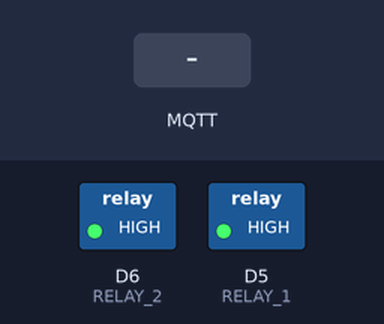
Simulated run of this sketch. Board: ESP8266 (NodeMCU). Shown: switched loads named in the sketch (green lamp = pin HIGH). The test bench sets the inputs (shaded band). WiFi joins after 1.5 s; servers stay silent unless stated; the local clock reads 2024-03-15 10:24:30 at power-on unless the sketch sets it; EEPROM starts erased; no MQTT or app messages arrive unless stated; not simulated (calls return 0 or success): secrets.h; names the files do not define were given values by the test bench: MQTT_PORT = 1883; what the sketch prints to the serial monitor is not drawn.

Above: at 3.2 s.
3.3 s: MQTT message "POWER ON 1" arrives on the first subscribed topic
At 3.7 s:
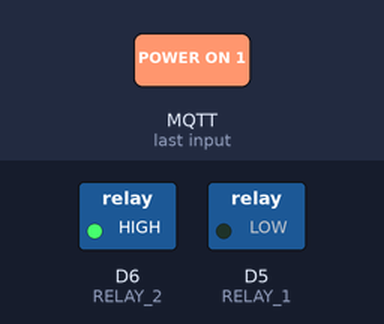
4.8 s: MQTT message "POWER ON 2" arrives on the first subscribed topic
At 6.0 s:
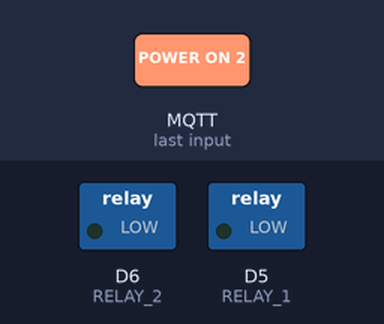
6.3 s: MQTT message "POWER OFF 1" arrives on the first subscribed topic
At 7.2 s:
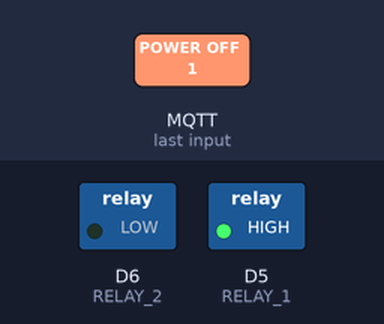
7.8 s: MQTT message "POWER OFF 2" arrives on the first subscribed topic
At 8.4 s:
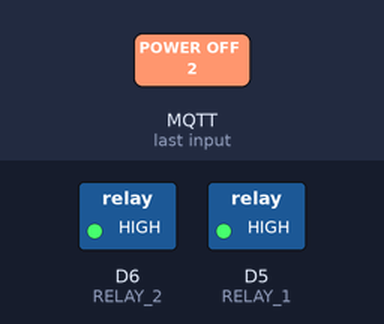
Timing chart, 0 to 10.3 s (numbered marks = the images above; inputs shaded):
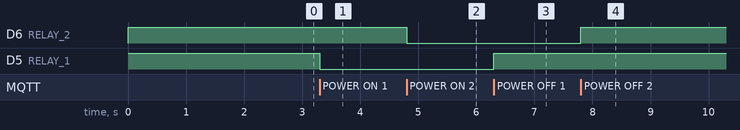

The sketch:

wifi_relay_mqtt.ino
```cpp
/* WiFi STA, web server, Telegram bot and MQTT */

#include <ESP8266WiFi.h>
#include <WiFiClientSecure.h>
#include <PubSubClient.h>
#include <Ticker.h>
#include <time.h>
#include <EEPROM.h>
#include "secrets.h"
#define RELAY_1 D5
#define RELAY_2 D6
#define EEPROM_ADDR 0

volatile bool flag_i = false;
volatile bool flag_ip = false;
bool timer1_on_active = false;
bool timer2_on_active = false;
bool timer1_off_active = false;
bool timer2_off_active = false;
volatile uint32_t clock_sec = 0;
uint32_t timer1_on = 0;
uint32_t timer2_on = 0;
uint32_t timer1_off = 0;
uint32_t timer2_off = 0;
uint32_t timer1_off_target = 0;
uint32_t timer2_off_target = 0;
uint32_t timer1_on_target = 0;
uint32_t timer2_on_target = 0;
volatile uint16_t count = 0;
volatile uint8_t clock_div = 0;
uint8_t t_s = 100;
String IP = "";
Ticker timer;

WiFiClientSecure client_mqtt;
PubSubClient mqtt(client_mqtt);


// --------------------------
// MQTT
// --------------------------
void reconnectMQTT() {
  while (!mqtt.connected()) {
    if (mqtt.connect("NodeMCU_Client", MQTT_USER, MQTT_PASSWORD)) {
      Serial.println("[MQTT] Connected. ✔");
      mqtt.subscribe("esp8266/cmd");
      publishStatus();
    } else {
      Serial.print("[MQTT] Failed to connect. ❌");
      delay(t_s*1000);
    }
  }
}

void publishStatus() {
  String msg = "{";
  msg += "\"relay1\":" +String(digitalRead(RELAY_1) == LOW ? 1 : 0) +",";
  msg += "\"relay2\":" +String(digitalRead(RELAY_2) == LOW ? 1 : 0) +",";
  msg += "\"t1_on\":\""  +formatTime(timer1_on_target)  +"\",";
  msg += "\"t2_on\":\""  +formatTime(timer2_on_target)  +"\",";
  msg += "\"t1_off\":\"" +formatTime(timer1_off_target) +"\",";
  msg += "\"t2_off\":\"" +formatTime(timer2_off_target) +"\"";
  msg += "}";
  mqtt.publish("esp8266/status", msg.c_str());
}

void check_mqtt(char* topic, byte* payload, unsigned int length) {
  String cmd;
  for (unsigned int i=0; i<length; i++) cmd += (char)payload[i];
  handleCommand(cmd);
}

void handleCommand(String cmd) {
  cmd.trim();

  // ====== MAIN CONTROL ======
  if (cmd == "POWER ON 1")  activateRelay1();
  if (cmd == "POWER ON 2")  activateRelay2();
  if (cmd == "POWER OFF 1") disableRelay1();
  if (cmd == "POWER OFF 2") disableRelay2();
  if (cmd == "STATUS") statusRelays();

  // ====== STOP TIMERS ======
  if (cmd == "STOP T1 ON")  stopTimer(timer1_on_active, timer1_on, "Timer 1 ON stopped");
  if (cmd == "STOP T1 OFF") stopTimer(timer1_off_active, timer1_off, "Timer 1 OFF stopped");
  if (cmd == "STOP T2 ON")  stopTimer(timer2_on_active, timer2_on, "Timer 2 ON stopped");
  if (cmd == "STOP T2 OFF") stopTimer(timer2_off_active, timer2_off, "Timer 2 OFF stopped");

  // ====== SET TIMERS ======
  // SET T1 ON 00:00
  if (cmd.startsWith("SET ")) {
    int p1 = cmd.indexOf(' ');
    int p2 = cmd.indexOf(' ', p1+1);
    int p3 = cmd.indexOf(' ', p2+1);

    String timer = cmd.substring(p1+1, p2);   // T1 / T2
    String mode  = cmd.substring(p2+1, p3);   // ON / OFF
    String hm    = cmd.substring(p3+1);       // hh:mm

    uint32_t sec;
    if (!parseHHMM(hm, sec)) return;
    if (timer=="T1" && mode=="ON")  setTimer(timer1_on_active, timer1_on, timer1_on_target, sec, activateRelay1);
    if (timer=="T1" && mode=="OFF") setTimer(timer1_off_active, timer1_off, timer1_off_target, sec, disableRelay1);
    if (timer=="T2" && mode=="ON")  setTimer(timer2_on_active, timer2_on, timer2_on_target, sec, activateRelay2);
    if (timer=="T2" && mode=="OFF") setTimer(timer2_off_active, timer2_off, timer2_off_target, sec, disableRelay2);
  }
  publishStatus();
}


// --------------------------
// Timers
// --------------------------
void setTimer(bool &active, uint32_t &timer_sec, uint32_t &target, uint32_t amount_sec, void (*action)()) {
  timer_sec = amount_sec;
  target    = amount_sec;
  active = true;
  saveTargets();
}

void stopTimer(bool &active, uint32_t &timer_sec, const char* msg) {
  timer_sec = 0;
  active    = false;
  saveTargets();
}

void checkTimer(bool &active, uint32_t &timer_sec, uint32_t &target, void (*action)(), const char* msg) {
  if (!active) return;

  if (clock_sec == target) {
    action();
  }
}

String formatTime(uint32_t target) {
  if (!target) return "--:--";

  uint32_t h = target/3600;
  uint32_t m = (target%3600)/60;

  char buffer[6];
  sprintf(buffer, "%02u:%02u", h, m);
  return String(buffer);
}

bool parseHHMM(const String &s, uint32_t &outSec) {
  if (s.length() != 5) return false;
  if (s.charAt(2) != ':') return false;

  int hh = (s.charAt(0)-'0')*10 +(s.charAt(1)-'0');
  int mm = (s.charAt(3)-'0')*10 +(s.charAt(4)-'0');
  if (hh < 0 || hh > 23 || mm < 0 || mm > 59) return false;

  outSec = hh*3600 + mm*60;
  return true;
}


// --------------------------
// Relays
// --------------------------
void activateRelay1() {
  //if (digitalRead(RELAY_1) == LOW) return;
  digitalWrite(RELAY_1, LOW);
}

void activateRelay2() {
  //if (digitalRead(RELAY_2) == LOW) return;
  digitalWrite(RELAY_2, LOW);
}

void disableRelay1() {
  //if (digitalRead(RELAY_1) == HIGH) return;
  digitalWrite(RELAY_1, HIGH);
}

void disableRelay2() {
  //if (digitalRead(RELAY_2) == HIGH) return;
  digitalWrite(RELAY_2, HIGH);
}

void statusRelays() {
  String msg = "Relay 1 " +String(digitalRead(RELAY_1) == LOW ? "ON" : "OFF") +" | Timer ON at " +formatTime(timer1_on_target) +" | Timer OFF at "+formatTime(timer1_off_target);
  msg     += "\nRelay 2 " +String(digitalRead(RELAY_2) == LOW ? "ON" : "OFF") +" | Timer ON at " +formatTime(timer2_on_target) +" | Timer OFF at "+formatTime(timer2_off_target);
}


// --------------------------
// Clock and EEPROM
// --------------------------
void syncClock() {
  // UTC-3
  configTime(-3*3600, 0, "pool.ntp.org");

  time_t now = time(nullptr);
  while (now < 100000) {
    delay(200);
    now = time(nullptr);
  }

  struct tm*t = localtime(&now);
  clock_sec = t->tm_hour*3600 +t->tm_min*60 +t->tm_sec;
  Serial.println("[Clock] NTP synchronized. ✔");
}

void ICACHE_RAM_ATTR Timer_ISR() {
  flag_i = true;

  clock_div++;
  if (clock_div >= 10){
    clock_div = 0;
    clock_sec ++;
  }
  if(clock_sec >= 86400) clock_sec = 0;
}

void saveTargets() {
  EEPROM.put(0,  timer1_on_target);
  EEPROM.put(4,  timer2_on_target);
  EEPROM.put(8,  timer1_off_target);
  EEPROM.put(12, timer2_off_target);
  EEPROM.put(16, timer1_on_active);
  EEPROM.put(17, timer2_on_active);
  EEPROM.put(18, timer1_off_active);
  EEPROM.put(19, timer2_off_active);
  EEPROM.commit();
}

void loadTargets() {
  EEPROM.get(0,  timer1_on_target);
  EEPROM.get(4,  timer2_on_target);
  EEPROM.get(8,  timer1_off_target);
  EEPROM.get(12, timer2_off_target);
  EEPROM.get(16, timer1_on_active);
  EEPROM.get(17, timer2_on_active);
  EEPROM.get(18, timer1_off_active);
  EEPROM.get(19, timer2_off_active);
}


// --------------------------
// Setup and Main
// --------------------------
void setup() {
  EEPROM.begin(64);
  loadTargets();

  Serial.begin(115200);
  timer.attach_ms(t_s, Timer_ISR);

  pinMode(RELAY_1, OUTPUT);
  pinMode(RELAY_2, OUTPUT);
  digitalWrite(RELAY_1, HIGH);
  digitalWrite(RELAY_2, HIGH);

  // connect to WiFi
  WiFi.begin(HOME_SSID, HOME_PASSWORD);
  WiFi.setAutoReconnect(true);
  while (WiFi.status() != WL_CONNECTED){
    delay(1000);
  }
  Serial.println("[WiFi] Connected. ✔");
  IP = WiFi.localIP().toString();

  // MQTT client secure
  client_mqtt.setInsecure();
  mqtt.setServer(MQTT_HOST, MQTT_PORT);
  mqtt.setCallback(check_mqtt);

  // NTP time
  syncClock();
}

void loop() {
  mqtt.loop();

  if (flag_i) {
    flag_i = false;
    count ++;

    if (!mqtt.connected()) reconnectMQTT();
    if (count >= 5){
      count = 0;
      //Serial.print("[TICK] clock_sec = ");
      //Serial.println(clock_sec);

      // ===== CHECK TIMERS =====
      checkTimer(timer1_off_active, timer1_off, timer1_off_target, disableRelay1, "Timer 1 OFF finished");
      checkTimer(timer2_off_active, timer2_off, timer2_off_target, disableRelay2, "Timer 2 OFF finished");
      checkTimer(timer1_on_active,  timer1_on,  timer1_on_target,  activateRelay1, "Timer 1 ON finished");
      checkTimer(timer2_on_active,  timer2_on,  timer2_on_target,  activateRelay2, "Timer 2 ON finished");
    }
  }
}
```

Measured:
- after the input at 3.3 s, D5 (RELAY_1): HIGH → LOW at once
- after the input at 4.8 s, D6 (RELAY_2): HIGH → LOW at once
- after the input at 6.3 s, D5 (RELAY_1): LOW → HIGH at once
- after the input at 7.8 s, D6 (RELAY_2): LOW → HIGH at once
